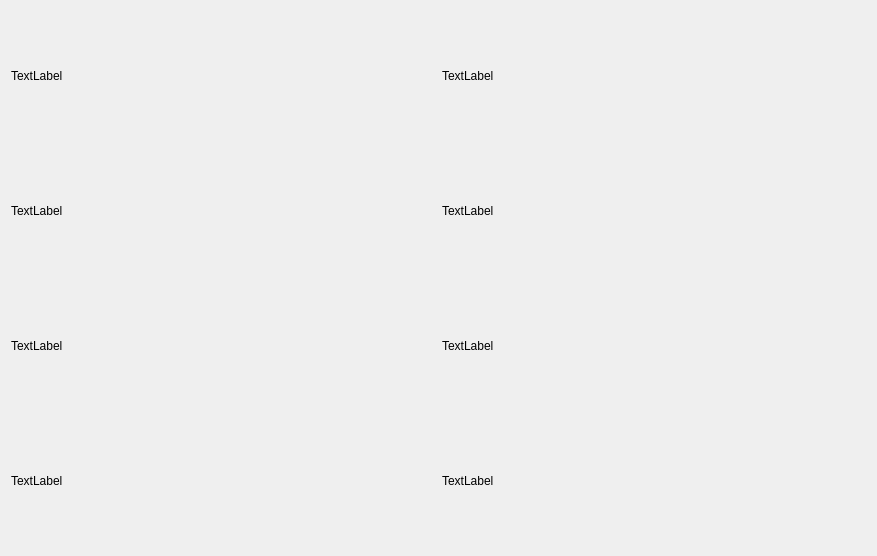
<?xml version="1.0" encoding="UTF-8"?>
<ui version="4.0">
 <class>patientReportsDisplay</class>
 <widget class="QWidget" name="patientReportsDisplay">
  <property name="geometry">
   <rect>
    <x>0</x>
    <y>0</y>
    <width>877</width>
    <height>556</height>
   </rect>
  </property>
  <property name="windowTitle">
   <string>Patient Reports</string>
  </property>
  <layout class="QGridLayout" name="gridLayout">
   <item row="0" column="0">
    <widget class="QLabel" name="label_5">
     <property name="text">
      <string>TextLabel</string>
     </property>
    </widget>
   </item>
   <item row="0" column="1">
    <widget class="QLabel" name="label_6">
     <property name="text">
      <string>TextLabel</string>
     </property>
    </widget>
   </item>
   <item row="1" column="0">
    <widget class="QLabel" name="label_2">
     <property name="text">
      <string>TextLabel</string>
     </property>
    </widget>
   </item>
   <item row="1" column="1">
    <widget class="QLabel" name="label_3">
     <property name="text">
      <string>TextLabel</string>
     </property>
    </widget>
   </item>
   <item row="2" column="0">
    <widget class="QLabel" name="labelDiabetesType1">
     <property name="text">
      <string>TextLabel</string>
     </property>
    </widget>
   </item>
   <item row="2" column="1">
    <widget class="QLabel" name="labelDiabetesType2">
     <property name="text">
      <string>TextLabel</string>
     </property>
    </widget>
   </item>
   <item row="3" column="0">
    <widget class="QLabel" name="labelUrinatingProblems">
     <property name="text">
      <string>TextLabel</string>
     </property>
    </widget>
   </item>
   <item row="3" column="1">
    <widget class="QLabel" name="labelHIghBloodPressure">
     <property name="text">
      <string>TextLabel</string>
     </property>
    </widget>
   </item>
  </layout>
 </widget>
 <resources/>
 <connections/>
</ui>
